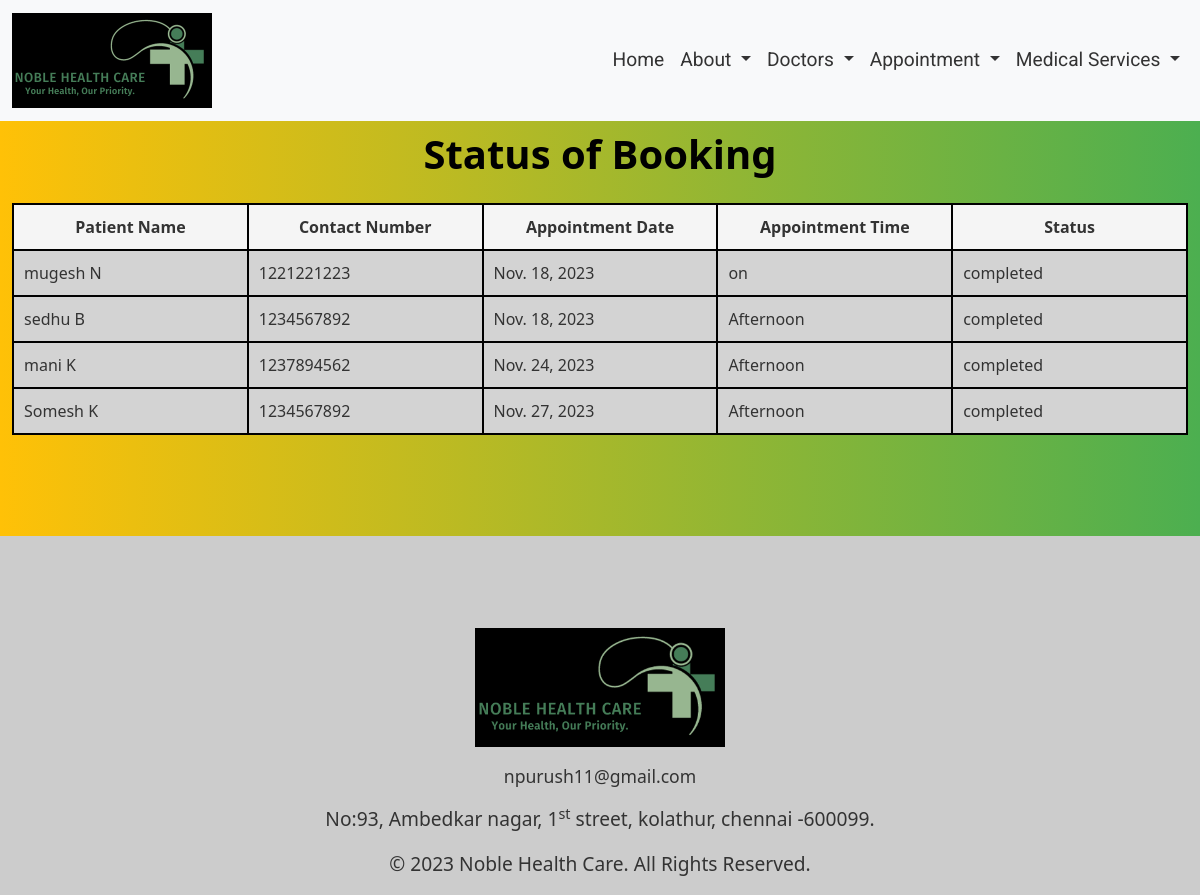
Page /appointment/history/ on the committed database.
### Home/models.py (models this page shows, shortened)
class userDetail(models.Model):
    firstName = models.CharField(max_length=200)
    middleName = models.CharField(max_length=200, blank=True, null=True)
    lastName = models.CharField(max_length=200)
    gender = models.CharField(max_length=6)
    email = models.EmailField(max_length=200)
    phoneNumber = models.IntegerField()
    department = models.CharField(max_length=50)
    preferredDate = models.DateField()
    preferredTime = models.CharField(max_length=50)
    medicalConcern = models.TextField()
    address = models.TextField(max_length=300)
    status = models.CharField(
        max_length=50,
        choices=[
            ("confirmed", "Confirmed"),
            ("waiting", "Waiting"),
            ("completed", "Completed"),
        ],
        default="waiting",
    )
    def full_name(self):
        parts = [self.firstName, self.middleName, self.lastName]
        name_parts = [part for part in parts if part]
        return " ".join(name_parts)

### appointment/views.py (the view)
# urls.py: path("history/", views.history),
def history(request):
    completedData = userDetail.objects.filter(status__in=["completed"])
    return render(request, "history.html", {"completedData": completedData})

### appointment/templates/history.html (shortened to what this page needs)
<!DOCTYPE html>
<html lang="en">
<head>
    {% load static %}
    <link rel="stylesheet" href= "{% static 'css/bootstrap.min.css' %}">
    <link rel="stylesheet" href= "{% static 'css/history.css' %}">
</head>
<body>
    <header>
        <nav class="navbar navbar-expand-lg bg-body-tertiary bg-white fixed-top">
            <div class="container-fluid">
              <a class="navbar-brand" href="#"><img src="{% static 'image/logo1.png' %}" alt="Hospotal logo" width="200"></a>
              <div class="collapse navbar-collapse" id="navbarNavDropdown">
                <ul class="navbar-nav" id="navbar-nav">
                  <li class="nav-item">
                    <a class="nav-link" id="nav-item1" href="/Home/">Home</a>
                  </li>
                  <li class="nav-item dropdown">
                    <a class="nav-link dropdown-toggle" href="#" role="button" data-bs-toggle="dropdown" aria-expanded="false" id="nav-item2">
                      About
                    </a>
                  </li>
                  <li class="nav-item dropdown">
                    <a class="nav-link dropdown-toggle" href="#" role="button" data-bs-toggle="dropdown" aria-expanded="false" id="nav-item3">
                      Doctors
                    </a>
                  </li>
                  <li class="nav-item dropdown">
                    <a class="nav-link dropdown-toggle" href="#" role="button" data-bs-toggle="dropdown" aria-expanded="false" id="nav-item6">
                      Appointment
                    </a>
                  </li>
                  <li class="nav-item dropdown">
                    <a class="nav-link dropdown-toggle" href="#" role="button" data-bs-toggle="dropdown" aria-expanded="false" id="nav-item7">
                      Medical Services
                    </a>
                  </li>
                </ul>
              </div>
            </div>
        </nav>
    </header>
    <div class="tblContainer">
      <div class="container-fluid">
        <div class="row">
          <div class="col-12">
            <div class="table-responsive">
              <h1 class="caption pb-4 text-center">Status of Booking</h1>
              <table>
                <thead>
                  <tr>
                    <th>Patient Name</th>
                    <th>Contact Number</th>
                    <th>Appointment Date</th>
                    <th>Appointment Time</th>
                    <th>Status</th>
                  </tr>
                </thead>
                <tbody>
                  {% if completedData %}
                    {% for data in completedData %}
                      <tr
                        class="{% if data.status == 'confirmed' %}confirmed-row{% elif data.status == 'waiting' %}waiting-row{% elif data.status == 'completed' %}completed-row{% endif %}"
                      >
                        <td>{{ data.full_name}}</td>
                        <td class="phoneNumber">{{ data.phoneNumber }}</td>
                        <td>{{ data.preferredDate }}</td>
                        <td>{{ data.preferredTime }}</td>
                        <td>{{ data.status }}</td>
                      </tr>
                    {% endfor %}
                  {% else %}
                    <tr>
                      <td colspan="5"> No data available</td>
                    </tr>
                  {% endif %}
                </tbody>
              </table>
            </div>
          </div>
        </div>
      </div>
    </div>
    <footer>
        <div class="footer-section pt-5">
            <div class="container">
                <div class="row">
                    <div class="col-12">
                        <div class="text-center">
                            <img src="{% static 'image/logo1.png' %}" alt="logo of the Hospital" class="footer-section-logo pt-4">
                        </div>
                        <div class="text-center mt-3">
                            <a href="mailto:npurush11@gmail.com" class="footer-section-mail-id">npurush11@gmail.com</a>
                        </div>
                        <div class="text-center mt-3">
                            <address class="footer-section-address">
                                No:93, Ambedkar nagar, 1<sup>st</sup> street,
                                kolathur,
                                chennai -600099.
                            </address>
                        </div>
                        <div class="copyRightsCont">
                            <p>&copy; 2023 Noble Health Care. All Rights Reserved.</p>
                        </div>
                    </div>
                </div>
            </div>
        </div>
    </footer>
</body>
</html>

### appointment/static/css/history.css (style rules this page uses)
* { padding: 0; margin: 0; box-sizing: border-box; }
:root { --backgroundColor: #F5F5F5; --headingColor: #000000; --textColor: #333333; --footerColor: #CCCCCC; }
html { font-family: 'Roboto', sans-serif; background-color: var(--backgroundColor); }
body { background-image: linear-gradient(to left, #4caf50, #ffc107); }
#navbar-nav { margin-left: auto; font-size: 1.2rem; font-weight: 400; }
:is(#nav-item1, #nav-item2, #nav-item3, #nav-item4, #nav-item5,#nav-item6, #nav-item7) { color: var(--textColor); font-family: 'Roboto', sans-serif; }
:is(#nav-item1, #nav-item2, #nav-item3, #nav-item4, #nav-item5,#nav-item6, #nav-item7):hover { text-decoration: underline; text-shadow: 3px 3px 5px gray; }
.tblContainer { padding-top: 130px; width: 100vw; padding-bottom: 100px; }
table { width: 100%; border-collapse: collapse; margin: 1px auto; table-layout: fixed; }
thead { background-color: var(--backgroundColor); border: 2px solid black; }
.caption { color: var(--headingColor); font-size: 2.5em; margin-bottom: 0px; font-weight: 600; text-align: center; }
th { color: var(--textColor); padding: 10px; border: 2px solid black; text-align: center; }
td { color: var(--textColor); padding: 10px; text-align: left; border: 2px solid black; }
.completed-row { background-color: #d3d3d3; }
.footer-section { background-color: var(--footerColor); }
.footer-section-logo { margin-top: 20px; width: 250px; height: auto; }
.footer-section-mail-id { text-decoration: none; font-size: 1.1rem; color: var(--textColor); transition: transform 0.20s ease; }
.footer-section-address { font-size: 1.2rem; color: var(--textColor); }
.copyRightsCont { text-align: center; font-size: 1.2rem; color: var(--textColor); }

### rows in the picture
userDetail: full_name "mugesh N", phoneNumber "1221221223", preferredDate "Nov. 18, 2023", preferredTime "on", status "completed"
userDetail: full_name "sedhu B", phoneNumber "1234567892", preferredDate "Nov. 18, 2023", preferredTime "Afternoon", status "completed"
userDetail: full_name "mani K", phoneNumber "1237894562", preferredDate "Nov. 24, 2023", preferredTime "Afternoon", status "completed"
userDetail: full_name "Somesh K", phoneNumber "1234567892", preferredDate "Nov. 27, 2023", preferredTime "Afternoon", status "completed"
